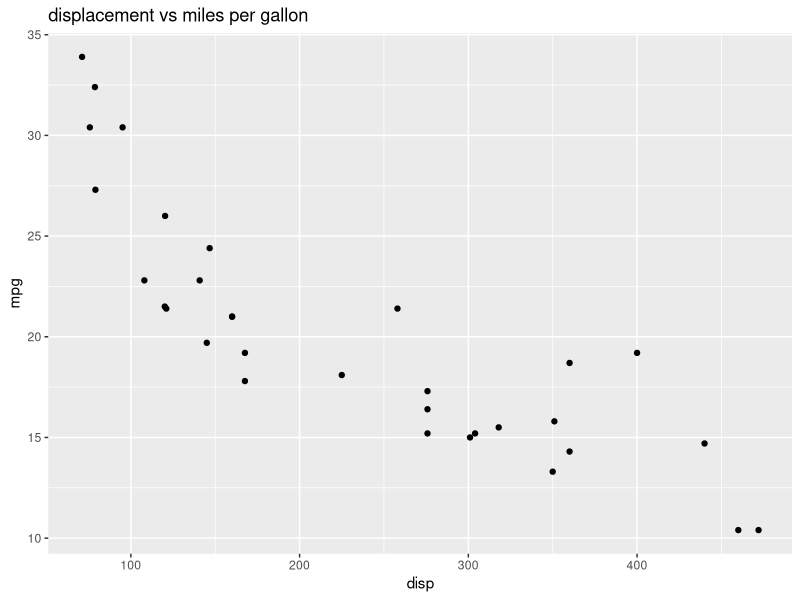
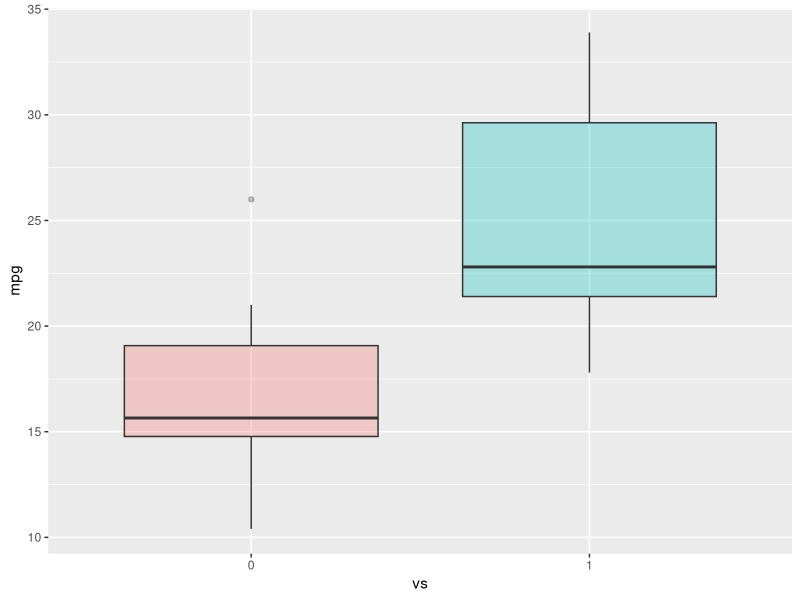
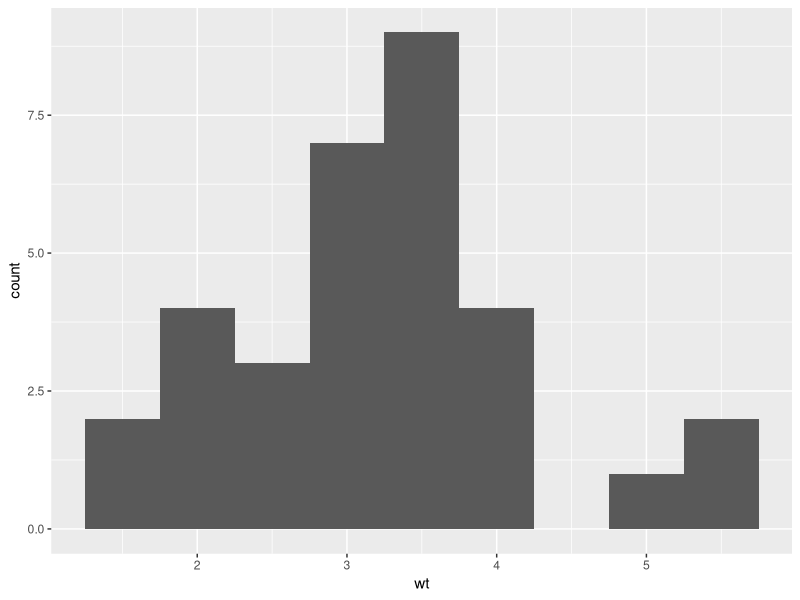

Recreate these plots in R, in order.
library(datasets)

data(mtcars)

head(mtcars,5)

library(ggplot2)
library(dplyr)

#Add a title

ggplot(aes(x=disp,y=mpg,),data=mtcars)+geom_point()+ggtitle("displacement vs miles per gallon")


# boxplot

#make vs a factor
mtcars$vs <- as.factor(mtcars$vs)

#create boxplot of the distribution for v-shaped and straight Engine

ggplot(aes(x=vs, y=mpg, fill = vs), data = mtcars) + 
  geom_boxplot(alpha=0.3) +
  theme(legend.position="none")

# histogram

ggplot(aes(x=wt),data=mtcars) + geom_histogram(binwidth=0.5)
